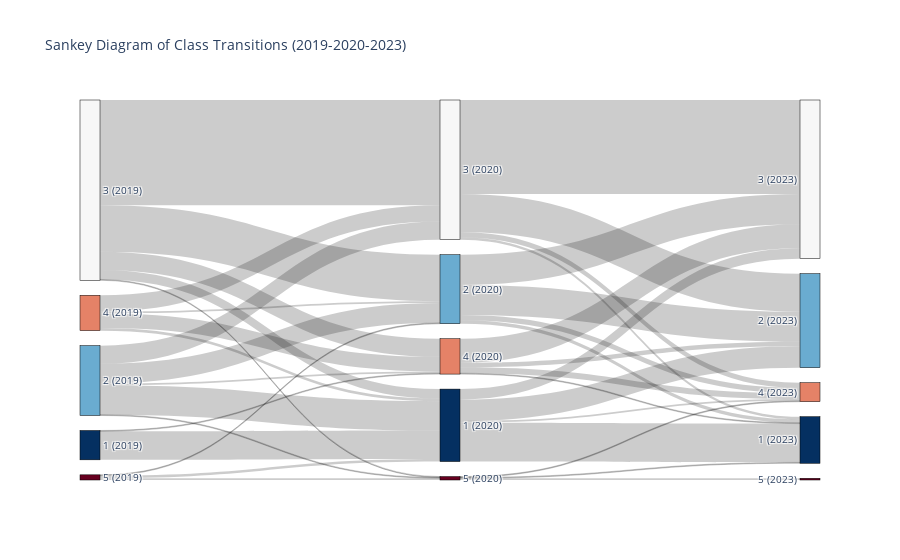

Source (notebook cell):
### Code cell
import pandas as pd
import plotly.graph_objects as go
import matplotlib.pyplot as plt

# Load the data
file_path = '/Users/wishingtree/Desktop/learn_python/MNA/interlayer_edge/plot/plot_non_corr/scatter-bar/data/city_corr_class.csv'
data = pd.read_csv(file_path)

# Prepare the data for the Sankey diagram
# Sort the classes in descending order for each year (5, 4, 3, 2, 1)
all_classes = sorted(set(data['class_2019']).union(set(data['class_2020']), set(data['class_2023'])), reverse=True)

# Create a mapping from class names to node indices
class_to_index = {f'{cls}_{year}': i for i, (cls, year) in enumerate([(cls, year) for year in [2019, 2020, 2023] for cls in all_classes])}

# Initialize lists for the Sankey diagram
source = []
target = []
value = []

# Add the flow connections from 2019 to 2020
for (class_2019, class_2020), group in data.groupby(['class_2019', 'class_2020']):
    source.append(class_to_index[f'{class_2019}_2019'])
    target.append(class_to_index[f'{class_2020}_2020'])
    value.append(len(group))

# Add the flow connections from 2020 to 2023
for (class_2020, class_2023), group in data.groupby(['class_2020', 'class_2023']):
    source.append(class_to_index[f'{class_2020}_2020'])
    target.append(class_to_index[f'{class_2023}_2023'])
    value.append(len(group))

# Create labels for the nodes, keeping the order from top to bottom as 5, 4, 3, 2, 1 for each year
labels = [f'{cls} ({year})' for year in [2019, 2020, 2023] for cls in all_classes]

# 选择一个 colormap，例如 'RdBu'
cmap = plt.get_cmap('RdBu', 5)  # 指定 5 个颜色

# 提取 5 种颜色
tmp_colors = [cmap(i) for i in range(cmap.N)]  # cmap.N 是 colormap 中的颜色数量
tmp_colors = [f'rgb({int(c[0]*255)}, {int(c[1]*255)}, {int(c[2]*255)})' for c in tmp_colors]
tmp_colors = tmp_colors*3

# Create the Sankey diagram
fig = go.Figure(data=[go.Sankey(
    node=dict(
        pad=15,
        thickness=20,
        line=dict(color='black', width=0.5),
        label=labels,
        color=tmp_colors,
    ),
    link=dict(
        source=source,
        target=target,
        value=value
    )
)])

# Update layout and show the figure
fig.update_layout(title_text='Sankey Diagram of Class Transitions (2019-2020-2023)', font_size=10)
fig.show()

### Figure 1 — Plotly figure (JSON) as saved in the notebook; plotly's stock layout.template omitted (floating-point values rounded to 4 significant figures)
{"data": [{"link": {"source": [4, 4, 3, 3, 3, 3, 3, 2, 2, 2, 2, 2, 1, 1, 1, 1, 0, 0, 0, 9, 9, 9, 9, 8, 8, 8, 8, 7, 7, 7, 7, 6, 6, 6, 6, 5, 5, 5], "target": [9, 6, 9, 8, 7, 6, 5, 9, 8, 7, 6, 5, 9, 8, 7, 6, 9, 8, 5, 14, 13, 12, 11, 14, 13, 12, 11, 14, 13, 12, 11, 14, 13, 12, 11, 14, 11, 10], "value": [33, 1, 34, 23, 21, 2, 1, 11, 54, 122, 21, 1, 3, 2, 19, 17, 3, 1, 2, 45, 25, 12, 2, 4, 35, 35, 6, 3, 44, 109, 6, 1, 5, 28, 7, 1, 1, 2]}, "node": {"color": ["rgb(103, 0, 31)", "rgb(229, 130, 103)", "rgb(247, 247, 247)", "rgb(106, 172, 208)", "rgb(5, 48, 97)", "rgb(103, 0, 31)", "rgb(229, 130, 103)", "rgb(247, 247, 247)", "rgb(106, 172, 208)", "rgb(5, 48, 97)", "rgb(103, 0, 31)", "rgb(229, 130, 103)", "rgb(247, 247, 247)", "rgb(106, 172, 208)", "rgb(5, 48, 97)"], "label": ["5 (2019)", "4 (2019)", "3 (2019)", "2 (2019)", "1 (2019)", "5 (2020)", "4 (2020)", "3 (2020)", "2 (2020)", "1 (2020)", "5 (2023)", "4 (2023)", "3 (2023)", "2 (2023)", "1 (2023)"], "line": {"color": "black", "width": 0.5}, "pad": 15, "thickness": 20}, "type": "sankey"}], "layout": {"font": {"size": 10}, "title": {"text": "Sankey Diagram of Class Transitions (2019-2020-2023)"}}}
